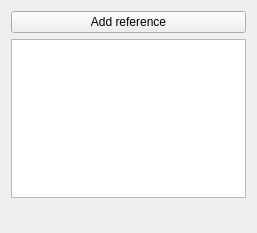
<?xml version="1.0" encoding="UTF-8"?>
<ui version="4.0">
 <class>TaskFemConstraintSymmetry</class>
 <widget class="QWidget" name="TaskFemConstraintSymmetry">
  <property name="geometry">
   <rect>
    <x>0</x>
    <y>0</y>
    <width>257</width>
    <height>233</height>
   </rect>
  </property>
  <property name="windowTitle">
   <string>Form</string>
  </property>
  <layout class="QVBoxLayout" name="verticalLayout">
   <item>
    <widget class="QPushButton" name="buttonReference">
     <property name="text">
      <string>Add reference</string>
     </property>
    </widget>
   </item>
   <item>
    <widget class="QListWidget" name="listReferences"/>
   </item>
   <item>
    <spacer name="verticalSpacer">
     <property name="orientation">
      <enum>Qt::Vertical</enum>
     </property>
     <property name="sizeHint" stdset="0">
      <size>
       <width>17</width>
       <height>56</height>
      </size>
     </property>
    </spacer>
   </item>
  </layout>
 </widget>
 <resources/>
 <connections/>
</ui>
